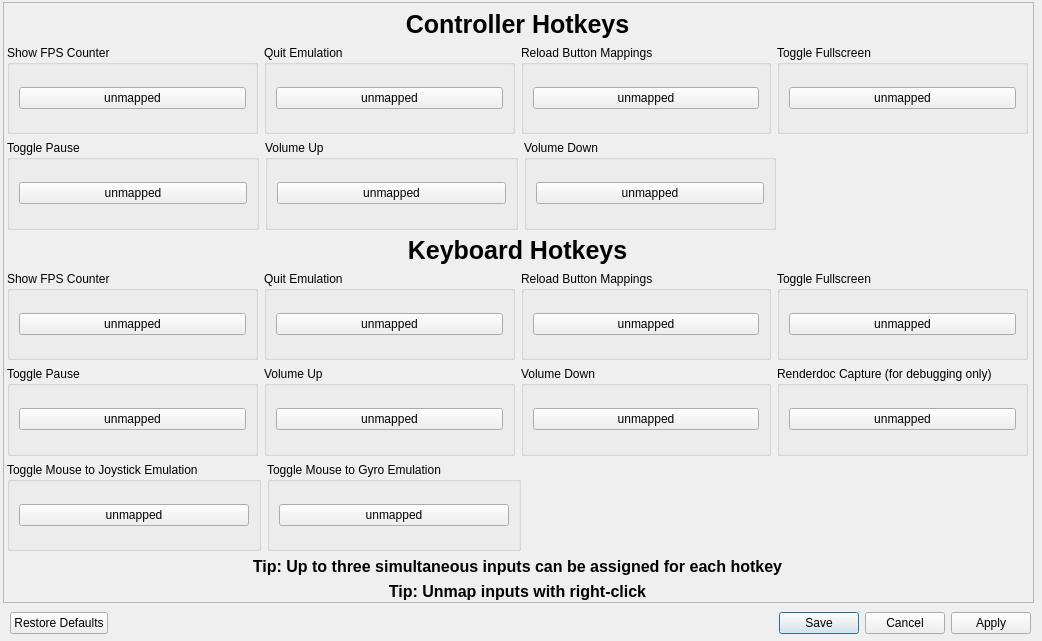
<?xml version="1.0" encoding="UTF-8"?>
<!-- SPDX-FileCopyrightText: Copyright 2026 shadPS4 Emulator Project
     SPDX-License-Identifier: GPL-2.0-or-later -->
<ui version="4.0">
 <class>Hotkeys</class>
 <widget class="QDialog" name="Hotkeys">
  <property name="windowModality">
   <enum>Qt::WindowModality::WindowModal</enum>
  </property>
  <property name="geometry">
   <rect>
    <x>0</x>
    <y>0</y>
    <width>1042</width>
    <height>641</height>
   </rect>
  </property>
  <property name="windowTitle">
   <string>Customize Hotkeys</string>
  </property>
  <widget class="QScrollArea" name="scrollArea">
   <property name="geometry">
    <rect>
     <x>3</x>
     <y>2</y>
     <width>1031</width>
     <height>601</height>
    </rect>
   </property>
   <property name="widgetResizable">
    <bool>true</bool>
   </property>
   <widget class="QWidget" name="scrollAreaWidgetContents">
    <property name="geometry">
     <rect>
      <x>0</x>
      <y>0</y>
      <width>1029</width>
      <height>599</height>
     </rect>
    </property>
    <widget class="QWidget" name="verticalLayoutWidget_3">
     <property name="geometry">
      <rect>
       <x>3</x>
       <y>7</y>
       <width>1021</width>
       <height>591</height>
      </rect>
     </property>
     <layout class="QVBoxLayout" name="HotkeysLayout">
      <item>
       <widget class="QLabel" name="controllerLabel">
        <property name="sizePolicy">
         <sizepolicy hsizetype="Preferred" vsizetype="Fixed">
          <horstretch>0</horstretch>
          <verstretch>0</verstretch>
         </sizepolicy>
        </property>
        <property name="font">
         <font>
          <pointsize>19</pointsize>
          <bold>true</bold>
         </font>
        </property>
        <property name="text">
         <string>Controller Hotkeys</string>
        </property>
        <property name="alignment">
         <set>Qt::AlignmentFlag::AlignCenter</set>
        </property>
       </widget>
      </item>
      <item>
       <layout class="QHBoxLayout" name="horizontalLayoutPad1">
        <item>
         <widget class="QGroupBox" name="fpsGroupboxPad">
          <property name="sizePolicy">
           <sizepolicy hsizetype="Expanding" vsizetype="Preferred">
            <horstretch>0</horstretch>
            <verstretch>0</verstretch>
           </sizepolicy>
          </property>
          <property name="title">
           <string>Show FPS Counter</string>
          </property>
          <layout class="QVBoxLayout" name="verticalLayout_2">
           <item>
            <widget class="QRightClickButton" name="fpsButtonPad">
             <property name="focusPolicy">
              <enum>Qt::FocusPolicy::NoFocus</enum>
             </property>
             <property name="text">
              <string>unmapped</string>
             </property>
            </widget>
           </item>
          </layout>
         </widget>
        </item>
        <item>
         <widget class="QGroupBox" name="quitGroupboxKB_2">
          <property name="sizePolicy">
           <sizepolicy hsizetype="Expanding" vsizetype="Preferred">
            <horstretch>0</horstretch>
            <verstretch>0</verstretch>
           </sizepolicy>
          </property>
          <property name="title">
           <string>Quit Emulation</string>
          </property>
          <layout class="QVBoxLayout" name="verticalLayout_5">
           <item>
            <widget class="QRightClickButton" name="quitButtonPad">
             <property name="focusPolicy">
              <enum>Qt::FocusPolicy::NoFocus</enum>
             </property>
             <property name="text">
              <string>unmapped</string>
             </property>
            </widget>
           </item>
          </layout>
         </widget>
        </item>
        <item>
         <widget class="QGroupBox" name="reloadMappingsBoxPad">
          <property name="sizePolicy">
           <sizepolicy hsizetype="Expanding" vsizetype="Preferred">
            <horstretch>0</horstretch>
            <verstretch>0</verstretch>
           </sizepolicy>
          </property>
          <property name="title">
           <string>Reload Button Mappings</string>
          </property>
          <layout class="QVBoxLayout" name="verticalLayout_6">
           <item>
            <widget class="QRightClickButton" name="reloadButtonPad">
             <property name="text">
              <string>unmapped</string>
             </property>
            </widget>
           </item>
          </layout>
         </widget>
        </item>
        <item>
         <widget class="QGroupBox" name="fullscreenGroupboxPad">
          <property name="sizePolicy">
           <sizepolicy hsizetype="Expanding" vsizetype="Preferred">
            <horstretch>0</horstretch>
            <verstretch>0</verstretch>
           </sizepolicy>
          </property>
          <property name="title">
           <string>Toggle Fullscreen</string>
          </property>
          <layout class="QVBoxLayout" name="verticalLayout_3">
           <item>
            <widget class="QRightClickButton" name="fullscreenButtonPad">
             <property name="focusPolicy">
              <enum>Qt::FocusPolicy::NoFocus</enum>
             </property>
             <property name="text">
              <string>unmapped</string>
             </property>
            </widget>
           </item>
          </layout>
         </widget>
        </item>
       </layout>
      </item>
      <item>
       <layout class="QHBoxLayout" name="horizontalLayoutPad2">
        <item>
         <widget class="QGroupBox" name="pauseGroupboxPad">
          <property name="sizePolicy">
           <sizepolicy hsizetype="Expanding" vsizetype="Preferred">
            <horstretch>0</horstretch>
            <verstretch>0</verstretch>
           </sizepolicy>
          </property>
          <property name="title">
           <string>Toggle Pause</string>
          </property>
          <layout class="QVBoxLayout" name="verticalLayout_4">
           <item>
            <widget class="QRightClickButton" name="pauseButtonPad">
             <property name="focusPolicy">
              <enum>Qt::FocusPolicy::NoFocus</enum>
             </property>
             <property name="text">
              <string>unmapped</string>
             </property>
            </widget>
           </item>
          </layout>
         </widget>
        </item>
        <item>
         <widget class="QGroupBox" name="volUpGroupboxPad">
          <property name="sizePolicy">
           <sizepolicy hsizetype="Expanding" vsizetype="Preferred">
            <horstretch>0</horstretch>
            <verstretch>0</verstretch>
           </sizepolicy>
          </property>
          <property name="title">
           <string>Volume Up</string>
          </property>
          <layout class="QVBoxLayout" name="verticalLayout">
           <item>
            <widget class="QRightClickButton" name="volUpButtonPad">
             <property name="text">
              <string>unmapped</string>
             </property>
            </widget>
           </item>
          </layout>
         </widget>
        </item>
        <item>
         <widget class="QGroupBox" name="volDownGroupboxPad">
          <property name="sizePolicy">
           <sizepolicy hsizetype="Expanding" vsizetype="Preferred">
            <horstretch>0</horstretch>
            <verstretch>0</verstretch>
           </sizepolicy>
          </property>
          <property name="title">
           <string>Volume Down</string>
          </property>
          <layout class="QVBoxLayout" name="verticalLayout_15">
           <item>
            <widget class="QRightClickButton" name="volDownButtonPad">
             <property name="text">
              <string>unmapped</string>
             </property>
            </widget>
           </item>
          </layout>
         </widget>
        </item>
        <item>
         <spacer name="horizontalSpacer_2">
          <property name="orientation">
           <enum>Qt::Orientation::Horizontal</enum>
          </property>
          <property name="sizeHint" stdset="0">
           <size>
            <width>40</width>
            <height>20</height>
           </size>
          </property>
         </spacer>
        </item>
       </layout>
      </item>
      <item>
       <widget class="QLabel" name="keyboardLabel">
        <property name="sizePolicy">
         <sizepolicy hsizetype="Preferred" vsizetype="Fixed">
          <horstretch>0</horstretch>
          <verstretch>0</verstretch>
         </sizepolicy>
        </property>
        <property name="font">
         <font>
          <pointsize>19</pointsize>
          <bold>true</bold>
         </font>
        </property>
        <property name="text">
         <string>Keyboard Hotkeys</string>
        </property>
        <property name="alignment">
         <set>Qt::AlignmentFlag::AlignCenter</set>
        </property>
       </widget>
      </item>
      <item>
       <layout class="QHBoxLayout" name="horizontalLayoutKB1">
        <item>
         <widget class="QGroupBox" name="fpsGroupboxKB">
          <property name="sizePolicy">
           <sizepolicy hsizetype="Expanding" vsizetype="Preferred">
            <horstretch>0</horstretch>
            <verstretch>0</verstretch>
           </sizepolicy>
          </property>
          <property name="title">
           <string>Show FPS Counter</string>
          </property>
          <layout class="QVBoxLayout" name="verticalLayout_7">
           <item>
            <widget class="QRightClickButton" name="fpsButtonKB">
             <property name="focusPolicy">
              <enum>Qt::FocusPolicy::NoFocus</enum>
             </property>
             <property name="text">
              <string>unmapped</string>
             </property>
            </widget>
           </item>
          </layout>
         </widget>
        </item>
        <item>
         <widget class="QGroupBox" name="quitGroupboxKB">
          <property name="sizePolicy">
           <sizepolicy hsizetype="Expanding" vsizetype="Preferred">
            <horstretch>0</horstretch>
            <verstretch>0</verstretch>
           </sizepolicy>
          </property>
          <property name="title">
           <string>Quit Emulation</string>
          </property>
          <layout class="QVBoxLayout" name="verticalLayout_9">
           <item>
            <widget class="QRightClickButton" name="quitButtonKB">
             <property name="focusPolicy">
              <enum>Qt::FocusPolicy::NoFocus</enum>
             </property>
             <property name="text">
              <string>unmapped</string>
             </property>
            </widget>
           </item>
          </layout>
         </widget>
        </item>
        <item>
         <widget class="QGroupBox" name="reloadMappingsBoxKB">
          <property name="sizePolicy">
           <sizepolicy hsizetype="Expanding" vsizetype="Preferred">
            <horstretch>0</horstretch>
            <verstretch>0</verstretch>
           </sizepolicy>
          </property>
          <property name="title">
           <string>Reload Button Mappings</string>
          </property>
          <layout class="QVBoxLayout" name="verticalLayout_11">
           <item>
            <widget class="QRightClickButton" name="reloadButtonKB">
             <property name="focusPolicy">
              <enum>Qt::FocusPolicy::NoFocus</enum>
             </property>
             <property name="text">
              <string>unmapped</string>
             </property>
            </widget>
           </item>
          </layout>
         </widget>
        </item>
        <item>
         <widget class="QGroupBox" name="fullscreenGroupboxKB">
          <property name="sizePolicy">
           <sizepolicy hsizetype="Expanding" vsizetype="Preferred">
            <horstretch>0</horstretch>
            <verstretch>0</verstretch>
           </sizepolicy>
          </property>
          <property name="title">
           <string>Toggle Fullscreen</string>
          </property>
          <layout class="QVBoxLayout" name="verticalLayout_8">
           <item>
            <widget class="QRightClickButton" name="fullscreenButtonKB">
             <property name="focusPolicy">
              <enum>Qt::FocusPolicy::NoFocus</enum>
             </property>
             <property name="text">
              <string>unmapped</string>
             </property>
            </widget>
           </item>
          </layout>
         </widget>
        </item>
       </layout>
      </item>
      <item>
       <layout class="QHBoxLayout" name="horizontalLayoutKB2">
        <item>
         <widget class="QGroupBox" name="pauseGroupboxKB">
          <property name="sizePolicy">
           <sizepolicy hsizetype="Expanding" vsizetype="Preferred">
            <horstretch>0</horstretch>
            <verstretch>0</verstretch>
           </sizepolicy>
          </property>
          <property name="title">
           <string>Toggle Pause</string>
          </property>
          <layout class="QVBoxLayout" name="verticalLayout_10">
           <item>
            <widget class="QRightClickButton" name="pauseButtonKB">
             <property name="focusPolicy">
              <enum>Qt::FocusPolicy::NoFocus</enum>
             </property>
             <property name="text">
              <string>unmapped</string>
             </property>
            </widget>
           </item>
          </layout>
         </widget>
        </item>
        <item>
         <widget class="QGroupBox" name="groupBox_3">
          <property name="sizePolicy">
           <sizepolicy hsizetype="Expanding" vsizetype="Preferred">
            <horstretch>0</horstretch>
            <verstretch>0</verstretch>
           </sizepolicy>
          </property>
          <property name="title">
           <string>Volume Up</string>
          </property>
          <layout class="QVBoxLayout" name="verticalLayout_16">
           <item>
            <widget class="QRightClickButton" name="volUpButtonKB">
             <property name="text">
              <string>unmapped</string>
             </property>
            </widget>
           </item>
          </layout>
         </widget>
        </item>
        <item>
         <widget class="QGroupBox" name="groupBox_4">
          <property name="sizePolicy">
           <sizepolicy hsizetype="Expanding" vsizetype="Preferred">
            <horstretch>0</horstretch>
            <verstretch>0</verstretch>
           </sizepolicy>
          </property>
          <property name="title">
           <string>Volume Down</string>
          </property>
          <layout class="QVBoxLayout" name="verticalLayout_17">
           <item>
            <widget class="QRightClickButton" name="volDownButtonKB">
             <property name="text">
              <string>unmapped</string>
             </property>
            </widget>
           </item>
          </layout>
         </widget>
        </item>
        <item>
         <widget class="QGroupBox" name="renderdocGroupbox">
          <property name="sizePolicy">
           <sizepolicy hsizetype="Expanding" vsizetype="Preferred">
            <horstretch>0</horstretch>
            <verstretch>0</verstretch>
           </sizepolicy>
          </property>
          <property name="title">
           <string>Renderdoc Capture (for debugging only)</string>
          </property>
          <layout class="QVBoxLayout" name="verticalLayout_12">
           <item>
            <widget class="QRightClickButton" name="renderdocButton">
             <property name="focusPolicy">
              <enum>Qt::FocusPolicy::NoFocus</enum>
             </property>
             <property name="text">
              <string>unmapped</string>
             </property>
            </widget>
           </item>
          </layout>
         </widget>
        </item>
       </layout>
      </item>
      <item>
       <layout class="QHBoxLayout" name="horizontalLayout">
        <item>
         <widget class="QGroupBox" name="mouseJoystickGroupbox">
          <property name="sizePolicy">
           <sizepolicy hsizetype="Expanding" vsizetype="Preferred">
            <horstretch>0</horstretch>
            <verstretch>0</verstretch>
           </sizepolicy>
          </property>
          <property name="title">
           <string>Toggle Mouse to Joystick Emulation</string>
          </property>
          <layout class="QVBoxLayout" name="verticalLayout_13">
           <item>
            <widget class="QRightClickButton" name="mouseJoystickButton">
             <property name="focusPolicy">
              <enum>Qt::FocusPolicy::NoFocus</enum>
             </property>
             <property name="text">
              <string>unmapped</string>
             </property>
            </widget>
           </item>
          </layout>
         </widget>
        </item>
        <item>
         <widget class="QGroupBox" name="mouseGyroGroupbox">
          <property name="sizePolicy">
           <sizepolicy hsizetype="Expanding" vsizetype="Preferred">
            <horstretch>0</horstretch>
            <verstretch>0</verstretch>
           </sizepolicy>
          </property>
          <property name="title">
           <string>Toggle Mouse to Gyro Emulation</string>
          </property>
          <layout class="QVBoxLayout" name="verticalLayout_14">
           <item>
            <widget class="QRightClickButton" name="mouseGyroButton">
             <property name="focusPolicy">
              <enum>Qt::FocusPolicy::NoFocus</enum>
             </property>
             <property name="text">
              <string>unmapped</string>
             </property>
            </widget>
           </item>
          </layout>
         </widget>
        </item>
        <item>
         <spacer name="horizontalSpacer">
          <property name="orientation">
           <enum>Qt::Orientation::Horizontal</enum>
          </property>
          <property name="sizeHint" stdset="0">
           <size>
            <width>40</width>
            <height>20</height>
           </size>
          </property>
         </spacer>
        </item>
        <item>
         <spacer name="horizontalSpacer_3">
          <property name="orientation">
           <enum>Qt::Orientation::Horizontal</enum>
          </property>
          <property name="sizeHint" stdset="0">
           <size>
            <width>40</width>
            <height>20</height>
           </size>
          </property>
         </spacer>
        </item>
       </layout>
      </item>
      <item>
       <widget class="QLabel" name="tipLabel">
        <property name="sizePolicy">
         <sizepolicy hsizetype="Preferred" vsizetype="Fixed">
          <horstretch>0</horstretch>
          <verstretch>0</verstretch>
         </sizepolicy>
        </property>
        <property name="font">
         <font>
          <pointsize>12</pointsize>
          <bold>true</bold>
         </font>
        </property>
        <property name="text">
         <string>Tip: Up to three simultaneous inputs can be assigned for each hotkey</string>
        </property>
        <property name="alignment">
         <set>Qt::AlignmentFlag::AlignCenter</set>
        </property>
       </widget>
      </item>
      <item>
       <widget class="QLabel" name="tipLabel_2">
        <property name="sizePolicy">
         <sizepolicy hsizetype="Preferred" vsizetype="Fixed">
          <horstretch>0</horstretch>
          <verstretch>0</verstretch>
         </sizepolicy>
        </property>
        <property name="font">
         <font>
          <pointsize>12</pointsize>
          <bold>true</bold>
         </font>
        </property>
        <property name="text">
         <string>Tip: Unmap inputs with right-click</string>
        </property>
        <property name="alignment">
         <set>Qt::AlignmentFlag::AlignCenter</set>
        </property>
       </widget>
      </item>
     </layout>
    </widget>
   </widget>
  </widget>
  <widget class="QDialogButtonBox" name="buttonBox">
   <property name="geometry">
    <rect>
     <x>10</x>
     <y>610</y>
     <width>1021</width>
     <height>26</height>
    </rect>
   </property>
   <property name="orientation">
    <enum>Qt::Orientation::Horizontal</enum>
   </property>
   <property name="standardButtons">
    <set>QDialogButtonBox::StandardButton::Apply|QDialogButtonBox::StandardButton::Cancel|QDialogButtonBox::StandardButton::RestoreDefaults|QDialogButtonBox::StandardButton::Save</set>
   </property>
  </widget>
 </widget>
 <customwidgets>
  <customwidget>
   <class>QRightClickButton</class>
   <extends>QPushButton</extends>
   <header>src/qt_gui/right_click_button.h</header>
  </customwidget>
 </customwidgets>
 <resources/>
 <connections>
  <connection>
   <sender>buttonBox</sender>
   <signal>accepted()</signal>
   <receiver>Hotkeys</receiver>
   <slot>accept()</slot>
   <hints>
    <hint type="sourcelabel">
     <x>248</x>
     <y>254</y>
    </hint>
    <hint type="destinationlabel">
     <x>157</x>
     <y>274</y>
    </hint>
   </hints>
  </connection>
  <connection>
   <sender>buttonBox</sender>
   <signal>rejected()</signal>
   <receiver>Hotkeys</receiver>
   <slot>reject()</slot>
   <hints>
    <hint type="sourcelabel">
     <x>316</x>
     <y>260</y>
    </hint>
    <hint type="destinationlabel">
     <x>286</x>
     <y>274</y>
    </hint>
   </hints>
  </connection>
 </connections>
</ui>
